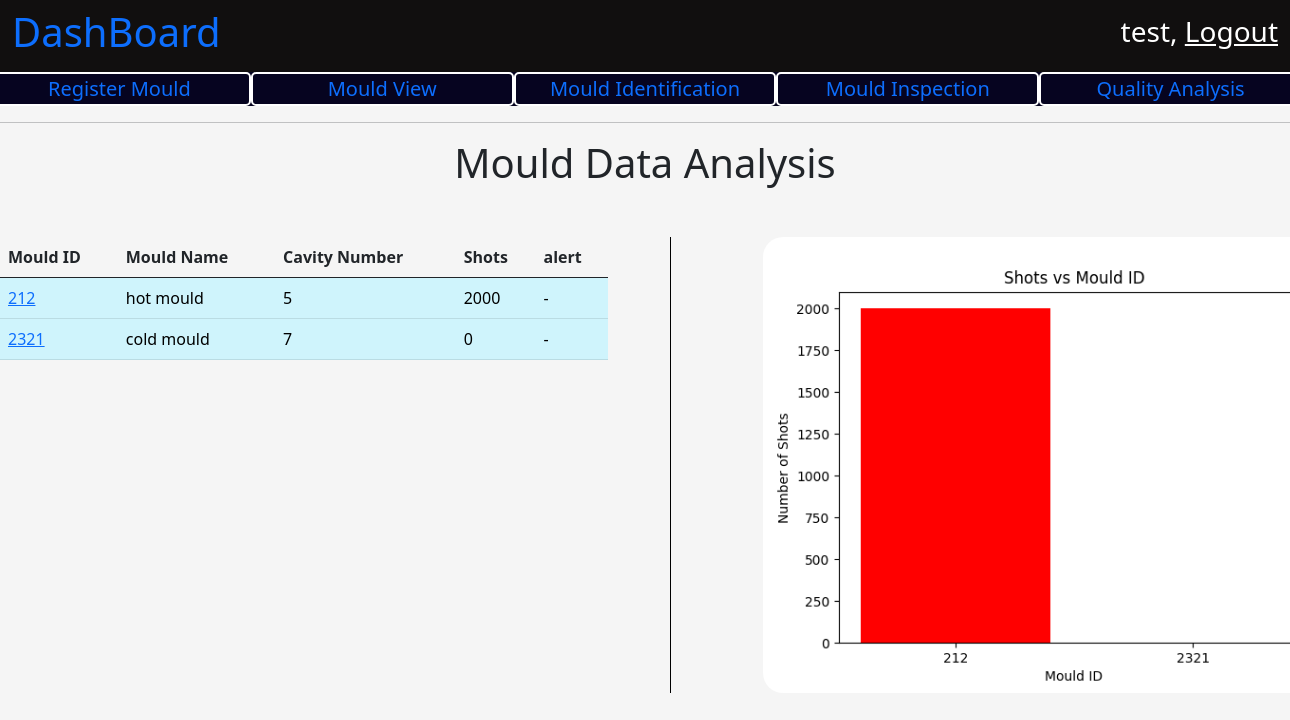
The app's page / (signed in) with its own data.
### mould/models.py (models this page shows, shortened)
class Mould(models.Model):
    mould_id = models.IntegerField(primary_key=True)
    mould_name = models.CharField(max_length=200)
    cavity_number = models.IntegerField()
    registered_date = models.DateTimeField(auto_now_add=True)
    registered_by = models.ForeignKey(User, on_delete=models.PROTECT)
    general_maintaince_cleaning_threshold_value = models.IntegerField()
    preventive_maintaince_clearning_thresold_value = models.IntegerField()
    tool_life = models.IntegerField()
    present_count = models.IntegerField()
    moud_desc = models.CharField(max_length=100)
    order_number = models.CharField(max_length=100)
    raw_material = models.CharField(max_length=100)
    part_weight = models.FloatField()
    runner_weight = models.FloatField()
    tonnage = models.FloatField()
    cycle_time = models.FloatField()
    number_of_shots_per_day = models.IntegerField()
    def __str__(self):
        return str(self.mould_id)
    def general_alert(self):  # alert general cleaning.
        mould_status_data = MouldStatus.objects.filter(mould_id = self.mould_id)
        count = 0
        for mould in mould_status_data:
            count = count + mould.count_increment
        return self.general_maintaince_cleaning_threshold_value -count <= 500

### user_panel/views.py (the view)
# urls.py: path('', views.homePage, name = "homePage"),
@login_required
def homePage(request):
    context = {}
    print(request.user)
    context['user'] = request.user
    print("-----------------------")
    print(context['user'])
    mould_data = Mould.objects.all()
    print(type(mould_data))
    mould_data = list(mould_data)
    print(mould_data)
    main_point = -1
    for i in range(len(mould_data)):
        if mould_data[i].general_alert() is True:
            main_point += 1
            temp = mould_data[i]
            mould_data[i] = mould_data[main_point]
            mould_data[main_point] = temp
    graph_for_mould_number_vs_no_of_shots()
    context['mould_data'] = mould_data
    print("----------------------")
    return render(request, 'user_panel/user_dashboard.html', context)

### user_panel/views.py (called while the page is built)
def graph_for_mould_number_vs_no_of_shots():
    mould_data = Mould.objects.all()
    mould_id = []
    mould_shots_count = []
    bar_color = []
    color_list = ['black', 'red', 'green']
    for i in range(len(mould_data)):
        mould_id.append(mould_data[i].mould_id)
        mould_shots_count.append(mould_data[i].present_count)
        color_index = random.randint(0, 2)
        bar_color.append(color_list[color_index])
    mould_id.sort()
    plt.bar([str(i) for i in mould_id], mould_shots_count, color = bar_color)
    plt.title('Shots vs Mould ID')
    plt.xlabel('Mould ID')
    plt.ylabel('Number of Shots')
    print(mould_id)
    print(mould_shots_count)
    plt.savefig('user_panel/static/images/number_of_mould_vs_shots.png')
    plt.close()

### user_panel/templates/user_panel/user_dashboard.html (shortened to what this page needs)
{% extends 'base.html' %}
{% load static %}
{% block title %}
    <link
        rel="stylesheet"
        href="{% static 'css/dashboard.css' %}" >
{% endblock %}
{% block body_content %}
    <nav
        class="navbar navbar-light dashboard_nav">
        <div class="container-fluid dashboard_nav">
            <p class="h1 dashboard_title">
                <a href="{% url 'homePage' %}" style="text-decoration:None;">
                  DashBoard
                </a>
            </p>
            <div class="user_data">
                <p class="h3">
                    {{ request.user.first_name }},
                    <a href="{% url 'userLogout' %}">
                        Logout
                    </a>
                </p>
            </div>
        </div>
    </nav>
    <div class="optionBar">
        <div class="row">
            <div class="col">
                <a href="{% url 'MouldRegistration' %}">
                    Register Mould
                </a>
            </div>
            <div class="col">
                <a href="{% url 'MouldUpdate' %}">
                Mould View
                </a>
            </div>
             <div class="col">
                <a href="{% url "MouldSearch" %}">
                Mould Identification
                </a>
            </div>
             <div class="col">
                <a href="{% url 'MouldRegistration' %}">
                Mould Inspection
                </a>
            </div>
            <div class="col">
                <a href="{% url 'MouldRegistration' %}">
                Quality Analysis
                </a>
            </div>
        </div>
    </div>
    <hr/>
    <p class="h1 firstHeading" style="text-align : center;">
            Mould Data Analysis
    </p>
    <div class="MouldData">
        <div class="row">
            <div class="col">
               <table class="table">
                    <thead>
                        <tr>
                            <th scope="col">Mould ID</th>
                            <th scope="col">Mould Name</th>
                            <th scope="col">Cavity Number</th>
                            <th scope="col">Shots</th>
                            <th scope="col"> alert </th>
                        </tr>
                    </thead>
                    <tbody>
                        {% for mould in mould_data %}
                            {% if mould.general_alert %}
                                <tr class="table-danger">
                                    <td class="table-danger">
                                        <a href="mould/{{ mould.mould_id }}">
                                            {{ mould.mould_id }}
                                        </a>
                                    </td>
                                    <td class="table-danger">
                                        {{ mould.mould_name }}
                                    </td>
                                    <td class="table-danger">
                                        {{ mould.cavity_number }}
                                    </td>
                                    <td class="table-danger">
                                        {{ mould.present_count }}
                                    </td>
                                    <td class="table-danger">
                                        {% if mould.tool_life_over_alert %}
                                            Tool Life Over Alert
                                        {% elif mould.preventive_maintance_alert %}
                                            Prevetive Maitaince Alert
                                        {% else %}
                                            General Clearning Alert
                                        {% endif %}
                                    </td>
                                </tr>
                            {% else %}
                                <tr class="table-info">
                                    <td class="table-info">
                                        <a href="mould/{{ mould.mould_id }}">
                                            {{ mould.mould_id }}
                                        </a>
                                    </td>
                                    <td class="table-info">
                                        {{ mould.mould_name }}
                                    </td>
                                    <td class="table-info">
                                        {{ mould.cavity_number }}
                                    </td>
                                    <td class="table-info">
                                        {{ mould.present_count }}
                                    </td>
                                    <td class="table-info">
                                        -
                                    </td>
                                </tr>
                            {% endif %}
                        {% endfor %}
                    </tbody>
                </table>
            </div>
            <div class="col graphData">
                <img src="{% static 'images/number_of_mould_vs_shots.png' %}" class="img-fluid graphMouldImg" alt="...">
            </div>
        </div>
    </div>
{% endblock %}

### user_panel/static/css/dashboard.css (style rules this page uses)
body { background-color: whitesmoke; }
nav.dashboard_nav { background-color: rgb(17, 15, 15); }
nav.dashboard_nav div.dashboard_nav { color : white; }
nav.dashboard_nav div.user_data p a { color: white; }
div.optionBar { background-color: rgb(6, 4, 32); }
div.optionBar div.row div.col { font-size: 20px; border : 2px solid white; border-radius: 5px; text-align: center; color:white; }
div.optionBar div.row div.col a { text-decoration: none; }
div.MouldData { margin-top : 50px; }
div.MouldData div.row div.graphData { border-left : 0.5px solid black; margin-left : 50px; }
div.MouldData div.row div.graphData img.graphMouldImg { margin-left : 80px; width: 700px; border-radius: 20px; }

### records on screen
Mould: mould_id "212", mould_name "hot mould", cavity_number "5", present_count "2000"
Mould: mould_id "2321", mould_name "cold mould", cavity_number "7", present_count "0"

### other values on screen
{{ request.user.first_name }} "test"
